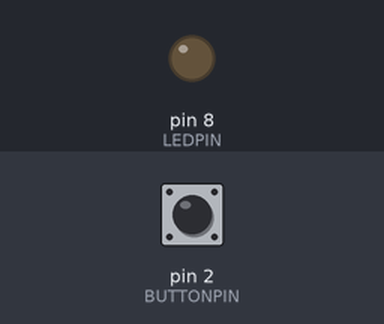
Bench run of a sketch on a simulated Arduino Uno, built with avr-gcc and run on an emulated ATmega328P. Parts: output pins drawn as LEDs (lit = HIGH). The test bench sets the inputs (shaded band); at power-on: pin 2 (BUTTONPIN) LOW.

Above: at 1.2 s.
1.3 s: pin 2 (BUTTONPIN) pulled HIGH for 0.15 s
At 1.37 s:
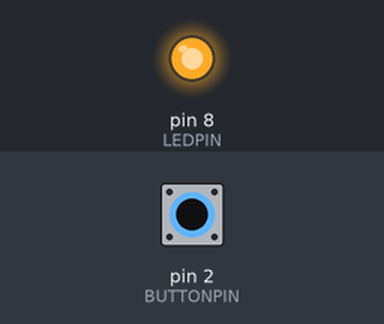
2.9 s: pin 2 (BUTTONPIN) pulled HIGH for 3.2 s
At 7.2 s:
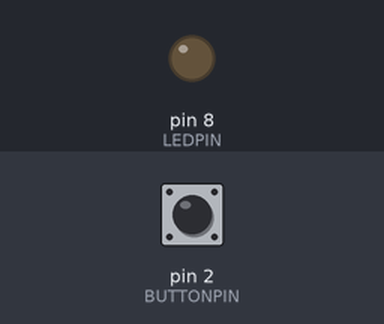
Timing chart, 0 to 8.7 s (numbered marks = the images above; inputs shaded):
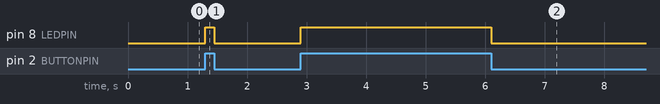

Measured:
- after the input at 1.3 s, pin 8 (LEDPIN): LOW → HIGH at once, → LOW 0.15 s later
- after the input at 2.9 s, pin 8 (LEDPIN): LOW → HIGH at once, → LOW 3.2 s later

The sketch:

pushButton.ino
```cpp
#define BUTTONPIN 2
#define LEDPIN 8

void setup() {
  Serial.begin(9600);
  pinMode(BUTTONPIN,INPUT);
  pinMode(LEDPIN,OUTPUT);

}

void loop() {
  if (digitalRead(BUTTONPIN)==HIGH)
  {
    digitalWrite(LEDPIN,HIGH);
  }
  else
  {
    digitalWrite(LEDPIN,LOW);

  }


}
```
